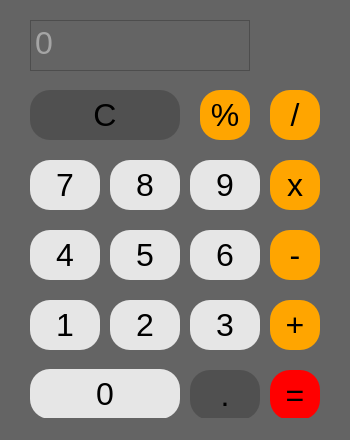
<?xml version="1.0" encoding="UTF-8"?>
<ui version="4.0">
 <class>MainWindow</class>
 <widget class="QMainWindow" name="MainWindow">
  <property name="geometry">
   <rect>
    <x>0</x>
    <y>0</y>
    <width>350</width>
    <height>440</height>
   </rect>
  </property>
  <property name="windowTitle">
   <string>MainWindow</string>
  </property>
  <property name="styleSheet">
   <string notr="true">background-color: rgb(100, 100, 100);</string>
  </property>
  <widget class="QWidget" name="centralwidget">
   <widget class="QTextEdit" name="text">
    <property name="geometry">
     <rect>
      <x>30</x>
      <y>20</y>
      <width>220</width>
      <height>51</height>
     </rect>
    </property>
    <property name="font">
     <font>
      <pointsize>24</pointsize>
     </font>
    </property>
    <property name="layoutDirection">
     <enum>Qt::LeftToRight</enum>
    </property>
    <property name="styleSheet">
     <string notr="true">color: rgb(230, 230, 230);</string>
    </property>
    <property name="readOnly">
     <bool>false</bool>
    </property>
    <property name="placeholderText">
     <string>0</string>
    </property>
   </widget>


   <widget class="QPushButton" name="buttunnum0">
    <property name="geometry">
     <rect>
      <x>30</x>
      <y>369</y>
      <width>150</width>
      <height>50</height>
     </rect>
    </property>
    <property name="font">
     <font>
      <pointsize>24</pointsize>
     </font>
    </property>
    <property name="layoutDirection">
     <enum>Qt::LeftToRight</enum>
    </property>
    <property name="styleSheet">
     <string notr="true">background-color: rgb(230, 230, 230);
border-radius: 20px;</string>
    </property>
    <property name="text">
     <string>0</string>
    </property>
    <property name="flat">
     <bool>false</bool>
    </property>
   </widget>


   <widget class="QPushButton" name="buttunnum1">
    <property name="geometry">
     <rect>
      <x>30</x>
      <y>300</y>
      <width>70</width>
      <height>50</height>
     </rect>
    </property>
    <property name="font">
     <font>
      <pointsize>24</pointsize>
     </font>
    </property>
    <property name="styleSheet">
     <string notr="true">background-color: rgb(230, 230, 230);
border-radius: 20px;</string>
    </property>
    <property name="text">
     <string>1</string>
    </property>
   </widget>
   
   <widget class="QPushButton" name="buttunnum2">
    <property name="geometry">
     <rect>
      <x>110</x>
      <y>300</y>
      <width>70</width>
      <height>50</height>
     </rect>
    </property>
    <property name="font">
     <font>
      <pointsize>24</pointsize>
     </font>
    </property>
    <property name="styleSheet">
     <string notr="true">background-color: rgb(230, 230, 230);
border-radius: 20px;</string>
    </property>
    <property name="text">
     <string>2</string>
    </property>
   </widget>


   <widget class="QPushButton" name="buttunnum3">
    <property name="geometry">
     <rect>
      <x>190</x>
      <y>300</y>
      <width>70</width>
      <height>50</height>
     </rect>
    </property>
    <property name="font">
     <font>
      <pointsize>24</pointsize>
     </font>
    </property>
    <property name="styleSheet">
     <string notr="true">background-color: rgb(230, 230, 230);
border-radius: 20px;</string>
    </property>
    <property name="text">
     <string>3</string>
    </property>
   </widget>


   <widget class="QPushButton" name="buttunnum4">
    <property name="geometry">
     <rect>
      <x>30</x>
      <y>230</y>
      <width>70</width>
      <height>50</height>
     </rect>
    </property>
    <property name="font">
     <font>
      <pointsize>24</pointsize>
     </font>
    </property>
    <property name="styleSheet">
     <string notr="true">background-color: rgb(230, 230, 230);
border-radius: 20px;</string>
    </property>
    <property name="text">
     <string>4</string>
    </property>
   </widget>


   <widget class="QPushButton" name="buttunnum5">
    <property name="geometry">
     <rect>
      <x>110</x>
      <y>230</y>
      <width>70</width>
      <height>50</height>
     </rect>
    </property>
    <property name="font">
     <font>
      <pointsize>24</pointsize>
     </font>
    </property>
    <property name="styleSheet">
     <string notr="true">background-color: rgb(230, 230, 230);
border-radius: 20px;</string>
    </property>
    <property name="text">
     <string>5</string>
    </property>
   </widget>


   <widget class="QPushButton" name="buttunnum6">
    <property name="geometry">
     <rect>
      <x>190</x>
      <y>230</y>
      <width>70</width>
      <height>50</height>
     </rect>
    </property>
    <property name="font">
     <font>
      <pointsize>24</pointsize>
     </font>
    </property>
    <property name="styleSheet">
     <string notr="true">background-color: rgb(230, 230, 230);
border-radius: 20px;</string>
    </property>
    <property name="text">
     <string>6</string>
    </property>
   </widget>


   <widget class="QPushButton" name="buttunnum7">
    <property name="geometry">
     <rect>
      <x>30</x>
      <y>160</y>
      <width>70</width>
      <height>50</height>
     </rect>
    </property>
    <property name="font">
     <font>
      <pointsize>24</pointsize>
     </font>
    </property>
    <property name="styleSheet">
     <string notr="true">background-color: rgb(230, 230, 230);
border-radius: 20px;</string>
    </property>
    <property name="text">
     <string>7</string>
    </property>
   </widget>


   <widget class="QPushButton" name="buttunnum8">
    <property name="geometry">
     <rect>
      <x>110</x>
      <y>160</y>
      <width>70</width>
      <height>50</height>
     </rect>
    </property>
    <property name="font">
     <font>
      <pointsize>24</pointsize>
     </font>
    </property>
    <property name="styleSheet">
     <string notr="true">background-color: rgb(230, 230, 230);
border-radius: 20px;</string>
    </property>
    <property name="text">
     <string>8</string>
    </property>
   </widget>


   <widget class="QPushButton" name="buttunnum9">
    <property name="geometry">
     <rect>
      <x>190</x>
      <y>160</y>
      <width>70</width>
      <height>50</height>
     </rect>
    </property>
    <property name="font">
     <font>
      <pointsize>24</pointsize>
     </font>
    </property>
    <property name="styleSheet">
     <string notr="true">background-color: rgb(230, 230, 230);
border-radius: 20px;</string>
    </property>
    <property name="text">
     <string>9</string>
    </property>
   </widget>

   
   <widget class="QPushButton" name="minbuttun">
    <property name="geometry">
     <rect>
      <x>270</x>
      <y>230</y>
      <width>50</width>
      <height>50</height>
     </rect>
    </property>
    <property name="font">
     <font>
      <pointsize>24</pointsize>
     </font>
    </property>
    <property name="styleSheet">
     <string notr="true">background-color: rgb(255, 165, 0);
border-radius: 20px;</string>
    </property>
    <property name="text">
     <string>-</string>
    </property>
   </widget>



   <widget class="QPushButton" name="enterbuttun">
    <property name="geometry">
     <rect>
      <x>270</x>
      <y>370</y>
      <width>50</width>
      <height>50</height>
     </rect>
    </property>
    <property name="font">
     <font>
      <pointsize>24</pointsize>
     </font>
    </property>
    <property name="styleSheet">
     <string notr="true">background-color: rgb(255, 0, 0); 
border-radius: 20px;</string>
    </property>
    <property name="text">
     <string>=</string>
    </property>
   </widget>


   <widget class="QPushButton" name="cbuttun">
    <property name="geometry">
     <rect>
      <x>30</x>
      <y>90</y>
      <width>150</width>
      <height>50</height>
     </rect>
    </property>
    <property name="font">
     <font>
      <pointsize>24</pointsize>
     </font>
    </property>
    <property name="styleSheet">
     <string notr="true">background-color: rgb(80, 80, 80);
border-radius: 20px;</string>
    </property>
    <property name="text">
     <string>C</string>
    </property>
   </widget>



   <widget class="QPushButton" name="dotbuttun">
    <property name="geometry">
     <rect>
      <x>190</x>
      <y>370</y>
      <width>70</width>
      <height>50</height>
     </rect>
    </property>
    <property name="font">
     <font>
      <pointsize>24</pointsize>
     </font>
    </property>
    <property name="styleSheet">
     <string notr="true">background-color: rgb(80, 80, 80);
border-radius: 20px;</string>
    </property>
    <property name="text">
     <string>.</string>
    </property>
   </widget>


   <widget class="QPushButton" name="sumbuttun">
    <property name="geometry">
     <rect>
      <x>270</x>
      <y>300</y>
      <width>50</width>
      <height>50</height>
     </rect>
    </property>
    <property name="font">
     <font>
      <pointsize>24</pointsize>
     </font>
    </property>
    <property name="styleSheet">
     <string notr="true">background-color: rgb(255, 165, 0);
border-radius: 20px;</string>
    </property>
    <property name="text">
     <string>+</string>
    </property>
   </widget>



   <widget class="QPushButton" name="prcbuttun">
    <property name="geometry">
     <rect>
      <x>200</x>
      <y>90</y>
      <width>50</width>
      <height>50</height>
     </rect>
    </property>
    <property name="font">
     <font>
      <pointsize>24</pointsize>
     </font>
    </property>
    <property name="styleSheet">
     <string notr="true">background-color: rgb(255, 165, 0);
border-radius: 20px;</string>
    </property>
    <property name="text">
     <string>%</string>
    </property>
   </widget>


   <widget class="QPushButton" name="mulbuttun">
    <property name="geometry">
     <rect>
      <x>270</x>
      <y>160</y>
      <width>50</width>
      <height>50</height>
     </rect>
    </property>
    <property name="font">
     <font>
      <pointsize>24</pointsize>
     </font>
    </property>
    <property name="styleSheet">
     <string notr="true">background-color: rgb(255, 165, 0);
border-radius: 20px;</string>
    </property>
    <property name="text">
     <string>x</string>
    </property>
   </widget>




   <widget class="QPushButton" name="divisionbuttun">
    <property name="geometry">
     <rect>
      <x>270</x>
      <y>90</y>
      <width>50</width>
      <height>50</height>
     </rect>
    </property>
    <property name="font">
     <font>
      <pointsize>24</pointsize>
     </font>
    </property>
    <property name="styleSheet">
     <string notr="true">background-color: rgb(255, 165, 0);
border-radius: 20px;</string>
    </property>
    <property name="text">
     <string>/</string>
    </property>
   </widget>





  </widget>
  <widget class="QStatusBar" name="statusbar"/>
 </widget>
 <resources/>
 <connections/>
</ui>
